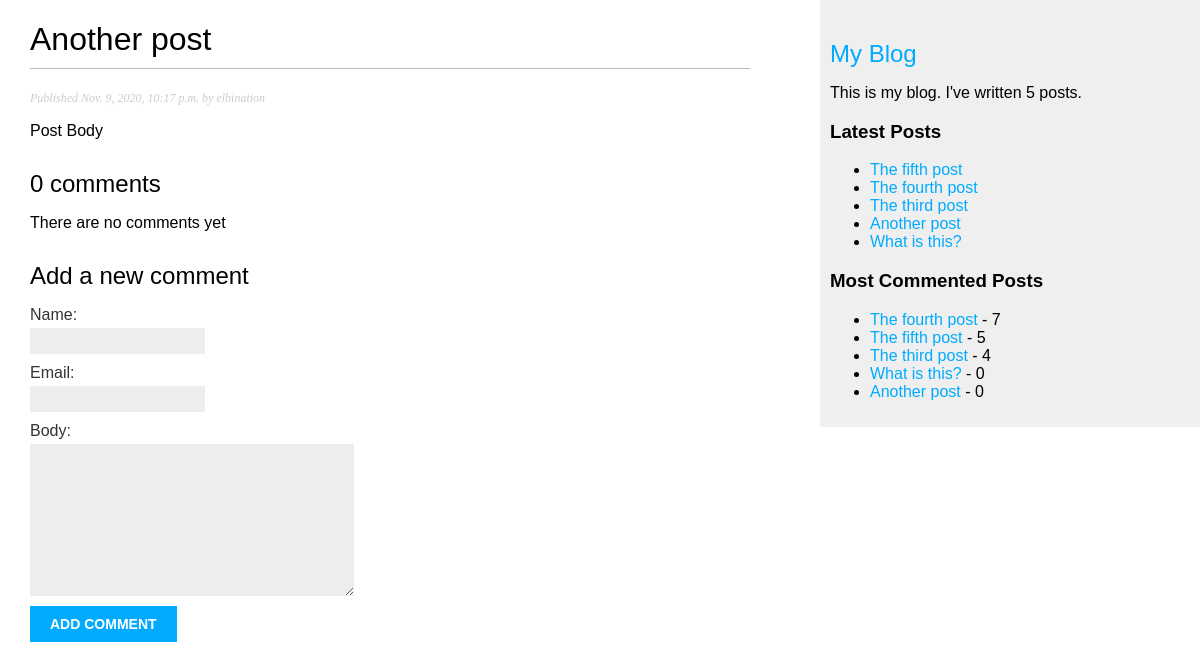
/2020/11/9/another-post, run on an earlier commit of the app's database.
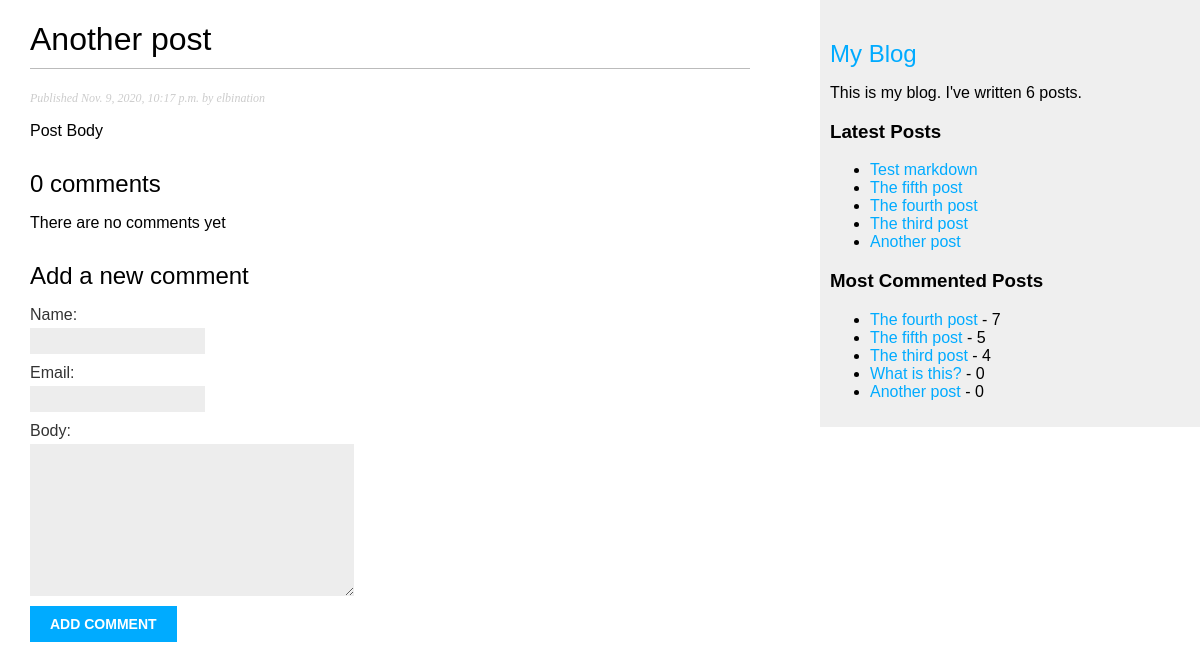
And on a later commit of the database.
### blog/models.py (models this page shows, shortened)
class Post(models.Model):
    STATUS_CHOICES = (
        ('draft', 'Draft'),
        ('published', 'Published'),
    )
    title = models.CharField(max_length=250)
    slug = models.SlugField(max_length=250,
                            unique_for_date='publish')
    author = models.ForeignKey(User,
                               on_delete=models.CASCADE,
                               related_name='blog_posts')
    body = models.TextField()
    publish = models.DateTimeField(default=timezone.now)
    created = models.DateTimeField(auto_now_add=True)
    updated = models.DateTimeField(auto_now=True)
    status = models.CharField(max_length=10,
                              choices=STATUS_CHOICES,
                              default='draft')
    objects = models.Manager()  # The default manager
    published = PublishedManager()  # Custom manager
    class Meta:
        ordering = ('-publish',)
    def get_absolute_url(self):
        return reverse('blog:post_detail',
                       args=[self.publish.year,
                             self.publish.month,
                             self.publish.day,
                             self.slug])

### blog/views.py (the view)
def post_detail(request, year, month, day, slug):
    post = get_object_or_404(Post,
                             slug=slug,
                             status='published',
                             publish__year=year,
                             publish__month=month,
                             publish__day=day)
    comments = post.comments.filter(active=True)
    new_comment = None
    if request.method == 'POST':
        comment_form = CommentForm(data=request.POST)
        if comment_form.is_valid():  # If the form is valid
            new_comment = comment_form.save(commit=False)
            new_comment.post = post  # Specify the new comment belongs to this post
            new_comment.save()
            messages.add_message(request, messages.SUCCESS, 'Your comment has been added')
            return HttpResponseRedirect(reverse('blog:post_detail', args=[year, month, day, slug]
                                                ))
    else:
        comment_form = CommentForm()
    context = {
        'post': post,
        'comments': comments,
        'new_comment': new_comment,
        'comment_form': comment_form
    }
    return render(request, 'blog/post/detail.html', context=context)

### blog/forms.py
class CommentForm(forms.ModelForm):
    class Meta:
        model = Comment
        fields = ('name', 'email', 'body')

### blog/models.py (called while the page is built)
    def get_queryset(self):
        return super(PublishedManager,
                     self).get_queryset().filter(status='published')

### blog/templatetags/blog_tags.py (called while the page is built)
@register.simple_tag
def total_posts():
    return Post.published.count()

@register.inclusion_tag('blog/_components/latest_posts.html')
def show_latest_posts(count=5):
    latest_posts = Post.published.order_by('-publish')[:count]
    return {'latest_posts': latest_posts}

@register.simple_tag
def show_most_commented_posts(count=5):
    most_commented_posts = Post.published.annotate(total_comments=Count('comments')).order_by('-total_comments')[:count]
    return most_commented_posts

@register.filter(name='markdown')
def markdown_format(text):
    return mark_safe(markdown.markdown(text))

### templates/blog/post/detail.html (shortened to what this page needs)
{% extends 'blog/layout.html' %}
{% load blog_tags %}
{% block content %}
    <h1>{{ post.title }}</h1>
    <p class="date">
        Published {{ post.publish }} by {{ post.author }}
    </p>
    {{ post.body|markdown|linebreaks }}
    {% with comments.count as total_comments %}
        <h2>
            {{ total_comments }} comment{{ total_comments|pluralize }}
        </h2>
    {% endwith %}
    {% for comment in comments %}
        <div class="comment">
            <p class="info">
                Comment {{ forloop.counter }} by {{ comment.name }}
                {{ comment.created }}
            </p>
            {{ comment.body|linebreaks }}
        </div>
    {% empty %}
        <p>There are no comments yet</p>
    {% endfor %}
    <h2>Add a new comment</h2>
    <form method="post">
        {{ comment_form.as_p }}
        <p><input type="submit" value="Add comment"></p>
    </form>
{% endblock %}

### templates/blog/layout.html (shortened to what this page needs)
{% load static %}
{% load blog_tags %}
<!doctype html>
<html lang="en">
<head>
    <link rel="stylesheet" href="{% static 'css/blog.css' %}?v=0.1">
</head>
<body>
<div id="content">
    {% block content %}
    {% endblock %}
</div>
<div id="sidebar">
    <h2><a href="{% url 'blog:post_list' %}">My Blog</a></h2>
    <p>This is my blog. I've written {% total_posts %} posts.</p>
    <h3>Latest Posts</h3>
    {% show_latest_posts %}
    <h3>Most Commented Posts</h3>
    {% show_most_commented_posts as most_commented_posts %}
    <ul>
        {% for post in most_commented_posts %}
            <li>
                <a href="{{ post.get_absolute_url }}">{{ post.title }}</a> - {{ post.comments.count }}
            </li>
        {% endfor %}
    </ul>
</div>
</body>
</html>

### templates/blog/_components/latest_posts.html
<ul>
    {% for post in latest_posts %}
        <li>
            <a href="{{ post.get_absolute_url }}">{{ post.title }}</a>
        </li>
    {% endfor %}
</ul>

What changed in the data, as far as the page shows it:
no longer on one of the page's lists (row unchanged): Post: title "What is this?"
added Post: title "Test markdown", shown under "Latest Posts"
Also different on the page:
text no longer shown: "5"
text now shown: "6"
